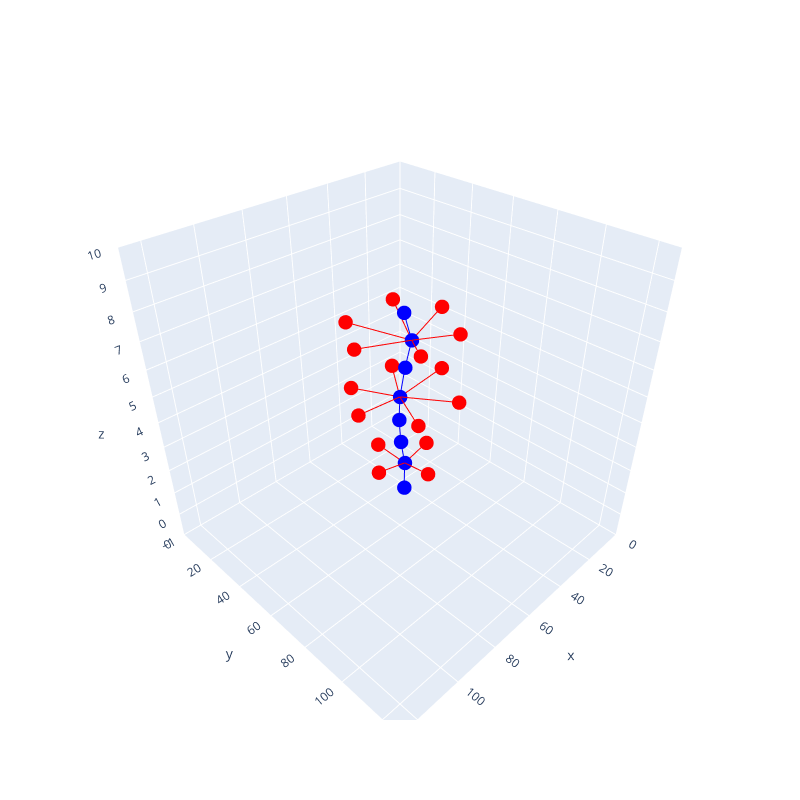

Notebook source saved alongside this figure:
### Code cell
# # single plot

# # trace = add_trace(aha_center_list_int, aha_center_list_decimals, slice_center_list_int, slice_center_list_decimals, pick = 1)

# # Create a figure and add the traces
# fig = go.Figure()
# fig = add_trace(fig, aha_center_list_int, aha_center_list_decimals, slice_center_list_int, slice_center_list_decimals, pick = 1)

# # Set layout options and z-axis ticks
# fig.update_layout(scene=dict(xaxis=dict(range=[0,128]), yaxis=dict(range=[0,128]), zaxis=dict(range=[-1, 10], tickvals=list(range(-1, 11)))),
#                   scene_aspectmode='manual',  # To fix the aspect ratio
#                   width=800, height=800,
#                   showlegend=False)

# # Show the plot
# fig.show()

### Figure 1 — Plotly figure (JSON) as saved in the notebook; plotly's stock layout.template omitted (floating-point values rounded to 4 significant figures)
{"data": [{"line": {"color": "red"}, "marker": {"size": 5}, "mode": "lines+markers", "type": "scatter3d", "x": [41.95, 60.38], "y": [63.34, 66.15], "z": [7.453, 7]}, {"line": {"color": "red"}, "marker": {"size": 5}, "mode": "lines+markers", "type": "scatter3d", "x": [50.27, 60.38], "y": [46.44, 66.15], "z": [7.447, 7]}, {"line": {"color": "red"}, "marker": {"size": 5}, "mode": "lines+markers", "type": "scatter3d", "x": [73.96, 60.38], "y": [46.94, 66.15], "z": [7.426, 7]}, {"line": {"color": "red"}, "marker": {"size": 5}, "mode": "lines+markers", "type": "scatter3d", "x": [85.18, 60.38], "y": [63.86, 66.15], "z": [7.489, 7]}, {"line": {"color": "red"}, "marker": {"size": 5}, "mode": "lines+markers", "type": "scatter3d", "x": [72.87, 60.38], "y": [82.28, 66.15], "z": [7.487, 7]}, {"line": {"color": "red"}, "marker": {"size": 5}, "mode": "lines+markers", "type": "scatter3d", "x": [52.65, 60.38], "y": [81.54, 66.15], "z": [7.468, 7]}, {"line": {"color": "red"}, "marker": {"size": 5}, "mode": "lines+markers", "type": "scatter3d", "x": [40.71, 63.97], "y": [63.22, 63.91], "z": [5.159, 5]}, {"line": {"color": "red"}, "marker": {"size": 5}, "mode": "lines+markers", "type": "scatter3d", "x": [52.38, 63.97], "y": [47.88, 63.91], "z": [5.111, 5]}, {"line": {"color": "red"}, "marker": {"size": 5}, "mode": "lines+markers", "type": "scatter3d", "x": [73.23, 63.97], "y": [47.44, 63.91], "z": [5.051, 5]}, {"line": {"color": "red"}, "marker": {"size": 5}, "mode": "lines+markers", "type": "scatter3d", "x": [83.51, 63.97], "y": [62.75, 63.91], "z": [5.085, 5]}, {"line": {"color": "red"}, "marker": {"size": 5}, "mode": "lines+markers", "type": "scatter3d", "x": [72.68, 63.97], "y": [81.54, 63.91], "z": [5.051, 5]}, {"line": {"color": "red"}, "marker": {"size": 5}, "mode": "lines+markers", "type": "scatter3d", "x": [51.86, 63.97], "y": [81.94, 63.91], "z": [5.035, 5]}, {"line": {"color": "red"}, "marker": {"size": 5}, "mode": "lines+markers", "type": "scatter3d", "x": [46.52, 59.35], "y": [61.56, 61.99], "z": [2.245, 2]}, {"line": {"color": "red"}, "marker": {"size": 5}, "mode": "lines+markers", "type": "scatter3d", "x": [60.83, 59.35], "y": [48.23, 61.99], "z": [2.213, 2]}, {"line": {"color": "red"}, "marker": {"size": 5}, "mode": "lines+markers", "type": "scatter3d", "x": [73.75, 59.35], "y": [62.19, 61.99], "z": [2.315, 2]}, {"line": {"color": "red"}, "marker": {"size": 5}, "mode": "lines+markers", "type": "scatter3d", "x": [60.18, 59.35], "y": [75.33, 61.99], "z": [2.226, 2]}, {"line": {"color": "blue"}, "marker": {"size": 5}, "mode": "lines+markers", "type": "scatter3d", "x": [63.48, 60.38, 61.54, 63.97, 62.98, 61.41, 59.35, 60.56], "y": [65.36, 66.15, 64.11, 63.91, 62.5, 61.87, 61.99, 62.9], "z": [8, 7, 6, 5, 4, 3, 2, 1]}], "layout": {"height": 800, "scene": {"aspectmode": "manual", "xaxis": {"range": [0, 128]}, "yaxis": {"range": [0, 128]}, "zaxis": {"range": [-1, 10], "tickvals": [-1, 0, 1, 2, 3, 4, 5, 6, 7, 8, 9, 10]}}, "showlegend": false, "width": 800}}
